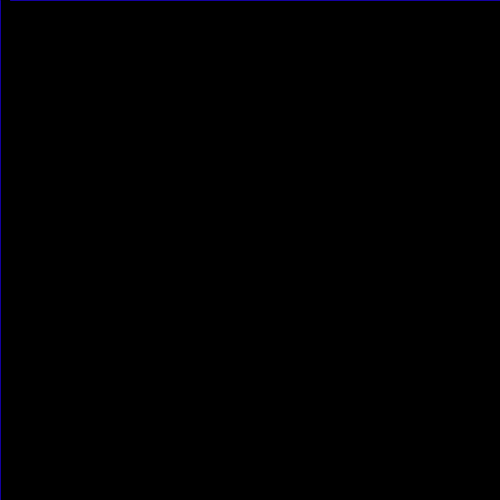
Frame 1 (no input)
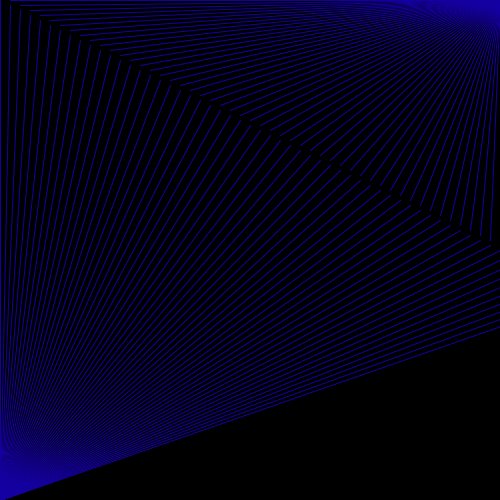
Frame 60 (the mouse pressed at the canvas centre just before this capture)
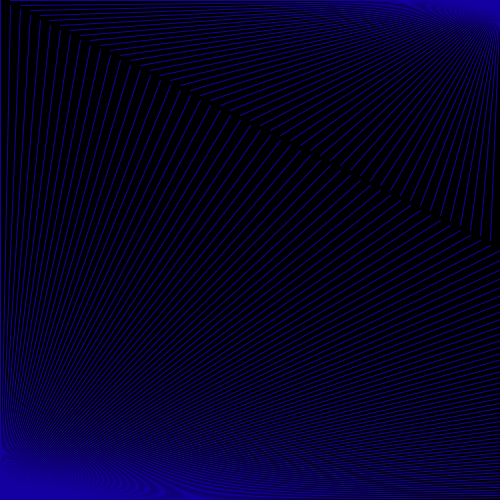
Frame 120 (the mouse held since frame 60 and released just before this capture)

The Processing sketch that drew these frames (run headless with seeded random() and noise(); from frame 60 on, the mouse is pressed at the canvas centre):

// Processing sketch: processing_31552
// ── processing_31552.pde

int x;
int y;

void setup(){
 
 background(0);
 size(500,500);
 smooth();
 
}

void draw(){
  stroke(20,0,162);
  
  line(x,y,0,500);
  x= x +10;
  
  line(500,0,x,y);
  y=y+5;
 

  
}
